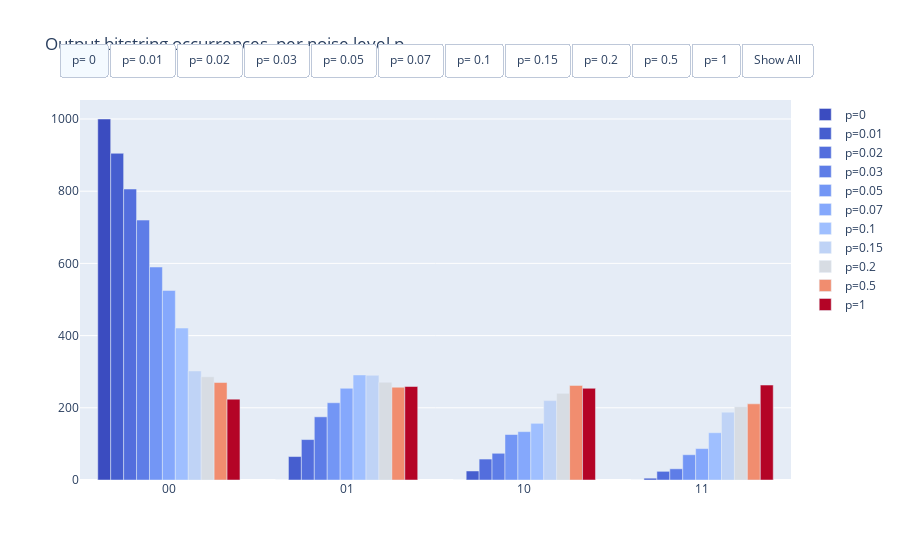

Notebook source saved alongside this figure:
### Markdown cell above
### Histogram for the computation rounds

### Code cell
import plotly.graph_objects as go
import matplotlib.cm as cm
from matplotlib.colors import LogNorm, to_hex

# Function to get color based on p value
def get_heatmap_color(p, colormap_name='coolwarm', vmin=0.1, vmax=1):
    colormap = cm.get_cmap(colormap_name)
    norm = LogNorm(vmin=vmin, vmax=vmax)  # Normalize p within [vmin, vmax]
    return to_hex(colormap(norm(p)))  # Convert to hex color for Plotly

# Initialize the figure
fig = go.Figure()

# Store the p values in a list to access them by index in buttons
p_values = list(all_histograms.keys())

# Add histograms for different 'p' values
for p, histogram in all_histograms.items():
    frequencies = [histogram.get(outcome, 0) for outcome in all_outcomes]
    
    # Get colors for each bar based on the current p value
    colors = [get_heatmap_color(p + 0.1) for _ in all_outcomes]
    
    fig.add_trace(
        go.Bar(
            x=all_outcomes,
            y=frequencies,
            name=f'p={p}',  # Legend label
            marker=dict(color=colors),  # Apply custom colors
            visible=(p == 0)  # Only p=0 is visible by default
        )
    )

fig.update_layout(
    title="Output bitstring occurrences, per noise level p",
    updatemenus=[
        {
            'type': 'buttons',
            'direction': 'right',
            'x': 0.5,  # Horizontal position of the buttons
            'y': 1.15,  # Vertical position above the chart
            'xanchor': 'center',  # Anchor buttons horizontally center
            'buttons': [
                {
                    'label': f'p= {key}',
                    'method': 'update',
                    'args': [{'visible': [i == idx for i in range(len(all_histograms))]}]
                }
                for idx, key in enumerate(all_histograms)
            ] + [
                {
                    'label': 'Show All',
                    'method': 'update',
                    'args': [{'visible': [True] * len(all_histograms)}]
                }
            ]
        }
    ]
)

# Set initial visibility (show only the first chart by default)
initial_visibility = [True] + [False] * (len(all_histograms) - 1)
fig.update_traces(visible=initial_visibility[0])

fig.show()

### Figure 1 — Plotly figure (JSON) as saved in the notebook; plotly's stock layout.template omitted (floating-point values rounded to 4 significant figures)
{"data": [{"marker": {"color": ["#3b4cc0", "#3b4cc0", "#3b4cc0", "#3b4cc0"]}, "name": "p=0", "type": "bar", "visible": true, "x": ["00", "01", "10", "11"], "y": [1000, 0, 0, 0]}, {"marker": {"color": ["#465ecf", "#465ecf", "#465ecf", "#465ecf"]}, "name": "p=0.01", "type": "bar", "visible": true, "x": ["00", "01", "10", "11"], "y": [905, 65, 25, 5]}, {"marker": {"color": ["#536edd", "#536edd", "#536edd", "#536edd"]}, "name": "p=0.02", "type": "bar", "visible": true, "x": ["00", "01", "10", "11"], "y": [806, 112, 58, 24]}, {"marker": {"color": ["#5e7de7", "#5e7de7", "#5e7de7", "#5e7de7"]}, "name": "p=0.03", "type": "bar", "visible": true, "x": ["00", "01", "10", "11"], "y": [720, 175, 74, 31]}, {"marker": {"color": ["#7396f5", "#7396f5", "#7396f5", "#7396f5"]}, "name": "p=0.05", "type": "bar", "visible": true, "x": ["00", "01", "10", "11"], "y": [590, 214, 126, 70]}, {"marker": {"color": ["#85a8fc", "#85a8fc", "#85a8fc", "#85a8fc"]}, "name": "p=0.07", "type": "bar", "visible": true, "x": ["00", "01", "10", "11"], "y": [525, 254, 134, 87]}, {"marker": {"color": ["#9fbfff", "#9fbfff", "#9fbfff", "#9fbfff"]}, "name": "p=0.1", "type": "bar", "visible": true, "x": ["00", "01", "10", "11"], "y": [421, 291, 157, 131]}, {"marker": {"color": ["#bfd3f6", "#bfd3f6", "#bfd3f6", "#bfd3f6"]}, "name": "p=0.15", "type": "bar", "visible": true, "x": ["00", "01", "10", "11"], "y": [302, 290, 220, 188]}, {"marker": {"color": ["#d7dce3", "#d7dce3", "#d7dce3", "#d7dce3"]}, "name": "p=0.2", "type": "bar", "visible": true, "x": ["00", "01", "10", "11"], "y": [286, 271, 240, 203]}, {"marker": {"color": ["#f18d6f", "#f18d6f", "#f18d6f", "#f18d6f"]}, "name": "p=0.5", "type": "bar", "visible": true, "x": ["00", "01", "10", "11"], "y": [270, 257, 262, 211]}, {"marker": {"color": ["#b40426", "#b40426", "#b40426", "#b40426"]}, "name": "p=1", "type": "bar", "visible": true, "x": ["00", "01", "10", "11"], "y": [224, 259, 254, 263]}], "layout": {"title": {"text": "Output bitstring occurrences, per noise level p"}, "updatemenus": [{"buttons": [{"args": [{"visible": [true, false, false, false, false, false, false, false, false, false, false]}], "label": "p= 0", "method": "update"}, {"args": [{"visible": [false, true, false, false, false, false, false, false, false, false, false]}], "label": "p= 0.01", "method": "update"}, {"args": [{"visible": [false, false, true, false, false, false, false, false, false, false, false]}], "label": "p= 0.02", "method": "update"}, {"args": [{"visible": [false, false, false, true, false, false, false, false, false, false, false]}], "label": "p= 0.03", "method": "update"}, {"args": [{"visible": [false, false, false, false, true, false, false, false, false, false, false]}], "label": "p= 0.05", "method": "update"}, {"args": [{"visible": [false, false, false, false, false, true, false, false, false, false, false]}], "label": "p= 0.07", "method": "update"}, {"args": [{"visible": [false, false, false, false, false, false, true, false, false, false, false]}], "label": "p= 0.1", "method": "update"}, {"args": [{"visible": [false, false, false, false, false, false, false, true, false, false, false]}], "label": "p= 0.15", "method": "update"}, {"args": [{"visible": [false, false, false, false, false, false, false, false, true, false, false]}], "label": "p= 0.2", "method": "update"}, {"args": [{"visible": [false, false, false, false, false, false, false, false, false, true, false]}], "label": "p= 0.5", "method": "update"}, {"args": [{"visible": [false, false, false, false, false, false, false, false, false, false, true]}], "label": "p= 1", "method": "update"}, {"args": [{"visible": [true, true, true, true, true, true, true, true, true, true, true]}], "label": "Show All", "method": "update"}], "direction": "right", "type": "buttons", "x": 0.5, "xanchor": "center", "y": 1.15}]}}
